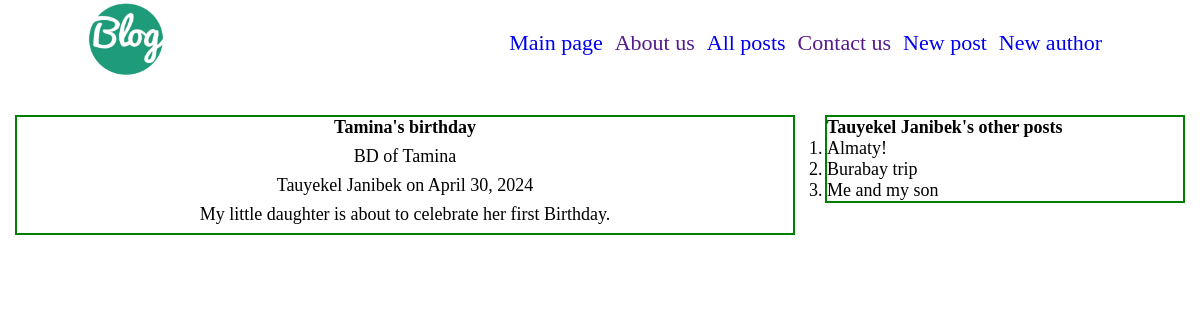
The page /posts/taminas-birthday/ on the database its author committed.
### blog/models.py (models this page shows, shortened)
class Article(models.Model):
    name = models.CharField(max_length=40, verbose_name='Название')
    description = models.CharField(max_length=100, verbose_name='Описание', default='')
    date_publ = models.DateField(auto_now=True, verbose_name='Дата публикации')
    content = models.TextField(default='This is a fake text for this article', verbose_name='Текст статьи')
    author = models.ForeignKey(Author, on_delete=models.CASCADE)
    slug = models.SlugField(default='')
    image = models.ImageField(upload_to='blog/img/', null=True)

class Author(models.Model):
    full_name = models.CharField('ФИО автора', max_length=40)
    birth_date = models.DateField(verbose_name='Дата рождения', null=False, blank=False)
    birth_place = models.CharField(max_length=30)

### blog/views.py (the view)
# urls.py: path('<slug:slug>/', GetPostBySlug.as_view(), name='post_by_slug'),
class GetPostBySlug(DetailView):
    template_name = 'blog/post_by_slug.html'
    model = Article
    context_object_name = 'post'
    def get_context_data(self, **kwargs):
        context = super().get_context_data(**kwargs)
        article = self.get_object()
        author = article.author
        other_posts = Article.objects.filter(author=author).exclude(slug=article.slug)
        context['other_posts'] = other_posts
        return context

### blog/templates/blog/post_by_slug.html (shortened to what this page needs)
{% load static %}
<!DOCTYPE html>
<html lang="en">
<head>
    <link rel="stylesheet" href="{% static 'blog/css/post.css' %}">
</head>
<body>
{% include 'includes/navbar.html' %}
<div class="flex_div">
    <div class="post-div">
        <div class="post_name">
            <h1>{{ post.name }}</h1>
        </div>
        <div class="description_div">{{ post.description }}</div>
            <p class="post_author_date">{{ post.author.full_name }} on {{ post.date_publ }}</p>
        <div class="content_div">
            {{ post.content }}
        </div>
    </div>
    <div class="author_other_posts">
        <h2>{{ post.author.full_name }}'s other posts</h2>
        <ol>
            {% for p in other_posts %}
                <li>{{ p.name }}</li>
            {% endfor %}
        </ol>
    </div>
</div>
</body>
</html>

### blog/static/blog/css/post.css (style rules this page uses)
* { font-size: 18px; margin: 0; padding: 0; box-sizing: border-box; }
.flex_div { display: flex; justify-content: space-around; margin-top: 15px; padding-top: 15px; }
.post-div { height: 100%; width: 65%; border: 2px solid green; }
.author_other_posts { height: 100%; width: 30%; border: 2px solid green; }
.post_name, .description_div, .post_author_date, .content_div { text-align: center; padding-bottom: 8px; }

### rows shown on the page
Article: name "Tamina's birthday", description "BD of Tamina", author.full_name "Tauyekel Janibek", date_publ "April 30, 2024", content "My little daughter is about to celebrate her first Birthday."
Article: name "Almaty!"
Article: name "Burabay trip"
Article: name "Me and my son"
